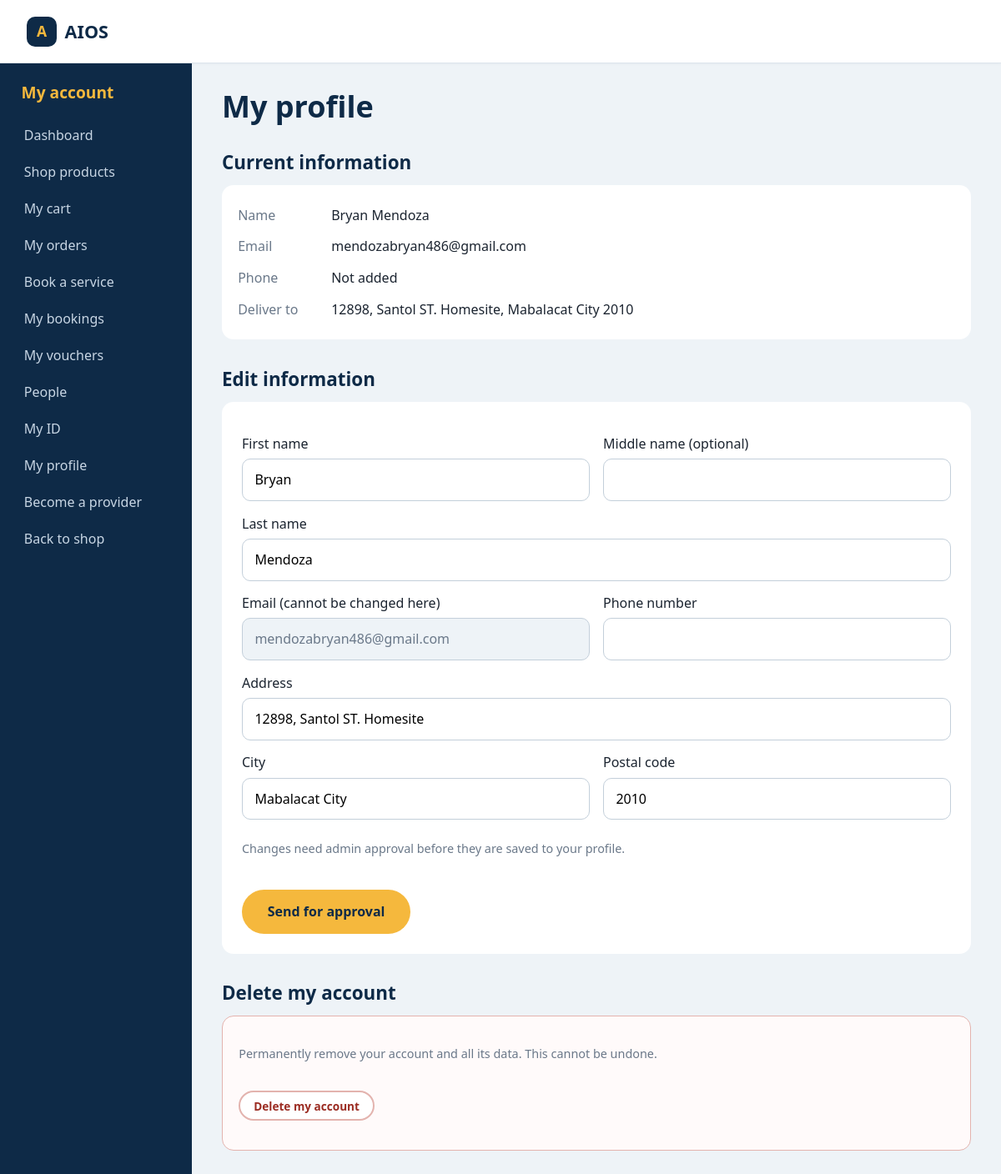
The app's page /profile.php (signed in) with its own data.
### tables this page shows
CREATE TABLE IF NOT EXISTS users (
  id            INT UNSIGNED AUTO_INCREMENT PRIMARY KEY,
  role          ENUM('admin','client','staff') NOT NULL DEFAULT 'client',
  staff_type    ENUM('service','product') NULL,           
  first_name    VARCHAR(60)  NOT NULL,
  middle_name   VARCHAR(60)  NULL,
  last_name     VARCHAR(60)  NOT NULL,
  email         VARCHAR(120) NULL UNIQUE,
  phone         VARCHAR(20)  NULL UNIQUE,
  password_hash VARCHAR(255) NOT NULL,
  address       VARCHAR(255) NOT NULL,
  city          VARCHAR(80)  NOT NULL,
  postal_code   VARCHAR(12)  NULL,
  is_verified   TINYINT(1)   NOT NULL DEFAULT 0,
  photo         VARCHAR(200) NOT NULL DEFAULT '',         
  service_rate  DECIMAL(10,2) NULL,                       
  service_about VARCHAR(600) NOT NULL DEFAULT '',         
  id_doc_type   VARCHAR(20)  NOT NULL DEFAULT '',         
  id_doc_file   VARCHAR(200) NOT NULL DEFAULT '',         
  id_status     ENUM('pending','approved','rejected') NOT NULL DEFAULT 'approved',    
  id_reviewed_at DATETIME NULL,
  id_note       VARCHAR(200) NOT NULL DEFAULT '',         
  created_at    TIMESTAMP    NOT NULL DEFAULT CURRENT_TIMESTAMP
);

### includes/bootstrap.php (called while the page is built, shortened)
<?php
function db(): PDO {
    static $pdo = null;
    if (!$pdo) {
        $pdo = new PDO('mysql:host=' . DB_HOST . ';dbname=' . DB_NAME . ';charset=utf8mb4', DB_USER, DB_PASS, [
            PDO::ATTR_ERRMODE            => PDO::ERRMODE_EXCEPTION,
            PDO::ATTR_DEFAULT_FETCH_MODE => PDO::FETCH_ASSOC,
        ]);
    }
    return $pdo;
}
function require_role(string ...$roles): void {
    $st = db()->prepare('SELECT role, staff_type FROM users WHERE id = ?');
    $st->execute([$_SESSION['user_id']]);
    $row = $st->fetch();
}

### profile.php (the view, shortened to what this page needs)
<?php
require_once __DIR__ . '/includes/bootstrap.php';
require_role('client');
$uid = $_SESSION['user_id'];
$me = db()->prepare('SELECT * FROM users WHERE id = ?');
$me->execute([$uid]);
$me = $me->fetch();
$errors = [];
$last = db()->prepare('SELECT * FROM profile_changes WHERE user_id = ? ORDER BY id DESC LIMIT 1');
$last->execute([$uid]);
$last = $last->fetch();
$pending = $last && $last['status'] === 'pending' ? $last : null;
$form = $errors ? $d : ($pending ?: $me);
$v = fn($k) => htmlspecialchars((string)($form[$k] ?? ''));
$show = fn($row) => htmlspecialchars(trim($row['first_name'] . ' ' . ($row['middle_name'] ?? '') . ' ' . $row['last_name']));
?>
<!DOCTYPE html>
<html lang="en">
<head>
  <link rel="stylesheet" href="css/style.css">
</head>
<body>
  <?php include __DIR__ . '/includes/topbar.php'; ?>
  <div class="dash">
    <?php include __DIR__ . '/includes/sidebar.php'; ?>
    <main class="dash-main">
      <h1>My profile</h1>
      <h2>Current information</h2>
      <div class="card profile">
        <p><strong>Name</strong><?= $show($me) ?></p>
        <p><strong>Email</strong><?= htmlspecialchars($me['email']) ?></p>
        <p><strong>Phone</strong><?= htmlspecialchars($me['phone'] ?: 'Not added') ?></p>
        <p><strong>Deliver to</strong><?= htmlspecialchars($me['address'] . ', ' . $me['city'] . ' ' . $me['postal_code']) ?></p>
      </div>
      <h2>Edit information</h2>
      <form class="card dash-form" method="post" novalidate>
        <div class="form-grid">
          <div><label for="first_name">First name</label><input id="first_name" name="first_name" value="<?= $v('first_name') ?>" required></div>
          <div><label for="middle_name">Middle name (optional)</label><input id="middle_name" name="middle_name" value="<?= $v('middle_name') ?>"></div>
          <div class="full"><label for="last_name">Last name</label><input id="last_name" name="last_name" value="<?= $v('last_name') ?>" required></div>
          <div><label for="email">Email (cannot be changed here)</label><input id="email" value="<?= htmlspecialchars($me['email']) ?>" disabled></div>
          <div><label for="phone">Phone number</label><input type="tel" id="phone" name="phone" value="<?= $v('phone') ?>"></div>
          <div class="full"><label for="address">Address</label><input id="address" name="address" value="<?= $v('address') ?>" required></div>
          <div><label for="city">City</label><input id="city" name="city" value="<?= $v('city') ?>" required></div>
          <div><label for="postal_code">Postal code</label><input id="postal_code" name="postal_code" value="<?= $v('postal_code') ?>"></div>
        </div>
        <p class="muted">Changes need admin approval before they are saved to your profile.</p>
        <button class="btn btn-primary btn-lg" type="submit">Send for approval</button>
      </form>
      <h2>Delete my account</h2>
      <div class="card danger-zone">
        <p class="muted">Permanently remove your account and all its data. This cannot be undone.</p>
        <p><a class="btn btn-small btn-reject" href="delete-account.php">Delete my account</a></p>
      </div>
    </main>
  </div>
</body>
</html>

### css/style.css (style rules this page uses)
:root { --navy: #0e2a47; --navy-2: #163a5f; --marigold: #f5b83d; --teal: #1f8a8a; --mist: #eef3f7; --ink: #1b2430; --muted: #6a7889; --white: #ffffff; --line: #dde5ec; --header-h: 72px; --font-head: 'Bricolage Grotesque', 'Segoe UI', sans-serif; --font-body: 'DM Sans', 'Segoe UI', sans-serif; }
*, *::before, *::after { box-sizing: border-box; }
html { scroll-behavior: smooth; scroll-padding-top: var(--header-h); }
body { margin: 0; font-family: var(--font-body); color: var(--ink); background: var(--white); line-height: 1.55; }
h1, h2, h3 { font-family: var(--font-head); margin: 0; line-height: 1.1; }
a { color: inherit; }
.muted { color: var(--muted); font-size: .9rem; }
.btn { display: inline-block; cursor: pointer; font: 700 .95rem var(--font-body); padding: .6rem 1.3rem; border-radius: 999px; border: 2px solid transparent; text-decoration: none; text-align: center; transition: transform .15s ease, background .15s ease; }
.btn-primary { background: var(--marigold); color: var(--navy); }
.btn-lg { padding: .85rem 1.8rem; font-size: 1rem; }
.btn-small { background: var(--navy); color: var(--white); padding: .4rem 1rem; font-size: .85rem; }
.form-grid { display: grid; grid-template-columns: 1fr 1fr; gap: 0 1rem; }
.form-grid .full { grid-column: 1 / -1; }
.dash { display: grid; grid-template-columns: 230px minmax(0, 1fr); min-height: calc(100vh - var(--header-h)); background: var(--mist); }
.dash-main { padding: 2rem clamp(1rem, 3vw, 2.5rem) 3rem; }
.dash-main h1 { font-size: clamp(1.7rem, 3vw, 2.3rem); color: var(--navy); margin-bottom: 1.2rem; }
.dash-main h2 { font-size: 1.4rem; color: var(--navy); margin: 2.2rem 0 .9rem; }
.card { background: var(--white); border-radius: 14px; padding: 1.2rem; display: flex; flex-direction: column; gap: .2rem; }
.profile p { margin: .3rem 0; display: flex; gap: 1rem; }
.profile strong { min-width: 6rem; color: var(--muted); font-weight: 500; }
.dash-form { padding: 1.5rem; gap: .6rem; }
.dash-form label { display: block; font-weight: 500; margin: .9rem 0 .35rem; }
.dash-form input { width: 100%; padding: .75rem .9rem; font: inherit; border: 1px solid #c3cfda; border-radius: 10px; background: var(--white); }
.dash-form input:disabled { background: var(--mist); color: var(--muted); }
.dash-form .btn { align-self: flex-start; margin-top: .8rem; }
.btn-reject { background: #fff; color: #9b2c22; border-color: #e3b3ae; }
.danger-zone { border: 1px solid #e3b3ae; background: #fffafa; }
html { -webkit-text-size-adjust: 100%; overflow-x: hidden; }
body { min-width: 320px; overflow-x: hidden; }
input, select, textarea, button { max-width: 100%; font: inherit; }
button, .btn, a, input, select, textarea { touch-action: manipulation; }
.hero, .dash, .product-page, .panel, .auth-card, .card, .product, .provider, .shop-group { min-width: 0; }

### includes/head-extra.php (style rules this page uses)
html { -webkit-text-size-adjust: 100%; }

### records on screen
users: $show($me) "Bryan Mendoza", email "mendozabryan486@gmail.com", phone "Not added", address+city+postal_code "12898, Santol ST. Homesite, Mabalacat City 2010", first_name "Bryan", last_name "Mendoza", address "12898, Santol ST. Homesite", city "Mabalacat City", postal_code "2010"

### other values on screen
SITE_NAME "AIOS"
$panelTitle "My account"
$menuLabel "Dashboard"
$menuLabel "Shop products"
$menuLabel "My cart"
$menuLabel "My orders"
$menuLabel "Book a service"
$menuLabel "My bookings"
$menuLabel "My vouchers"
$menuLabel "People"
$menuLabel "My ID"
$menuLabel "My profile"
$menuLabel "Become a provider"
